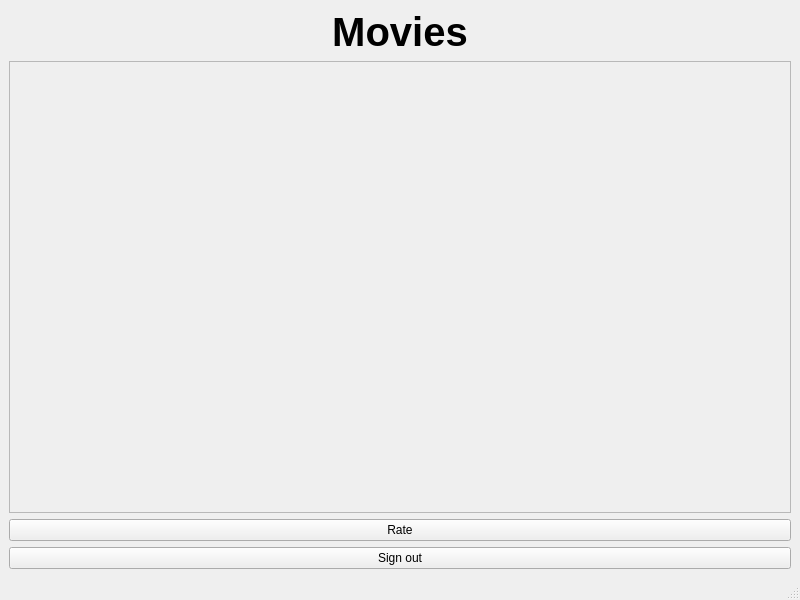
<?xml version="1.0" encoding="UTF-8"?>
<ui version="4.0">
 <class>MainWindow</class>
 <widget class="QMainWindow" name="MainWindow">
  <property name="geometry">
   <rect>
    <x>0</x>
    <y>0</y>
    <width>800</width>
    <height>600</height>
   </rect>
  </property>
  <property name="windowTitle">
   <string>MainWindow</string>
  </property>
  <widget class="QWidget" name="centralwidget">
   <layout class="QVBoxLayout" name="verticalLayout_2">
    <item>
     <widget class="QLabel" name="titleLabel">
      <property name="font">
       <font>
        <pointsize>30</pointsize>
        <bold>true</bold>
       </font>
      </property>
      <property name="autoFillBackground">
       <bool>false</bool>
      </property>
      <property name="text">
       <string>Movies</string>
      </property>
      <property name="alignment">
       <set>Qt::AlignCenter</set>
      </property>
      <property name="wordWrap">
       <bool>false</bool>
      </property>
     </widget>
    </item>
    <item>
     <widget class="QScrollArea" name="scrollArea">
      <property name="widgetResizable">
       <bool>true</bool>
      </property>
      <widget class="QWidget" name="scrollAreaWidgetContents">
       <property name="geometry">
        <rect>
         <x>0</x>
         <y>0</y>
         <width>776</width>
         <height>380</height>
        </rect>
       </property>
       <layout class="QVBoxLayout" name="verticalLayout_4">
        <item>
         <layout class="QVBoxLayout" name="moviesList"/>
        </item>
       </layout>
      </widget>
     </widget>
    </item>
    <item>
     <widget class="QPushButton" name="rateBtn">
      <property name="font">
       <font>
        <pointsize>9</pointsize>
       </font>
      </property>
      <property name="text">
       <string>Rate</string>
      </property>
     </widget>
    </item>
    <item>
     <widget class="QPushButton" name="signoutBtn">
      <property name="font">
       <font>
        <pointsize>9</pointsize>
       </font>
      </property>
      <property name="text">
       <string>Sign out</string>
      </property>
     </widget>
    </item>
   </layout>
  </widget>
  <widget class="QMenuBar" name="menubar">
   <property name="geometry">
    <rect>
     <x>0</x>
     <y>0</y>
     <width>800</width>
     <height>25</height>
    </rect>
   </property>
  </widget>
  <widget class="QStatusBar" name="statusbar"/>
 </widget>
 <resources/>
 <connections/>
</ui>
